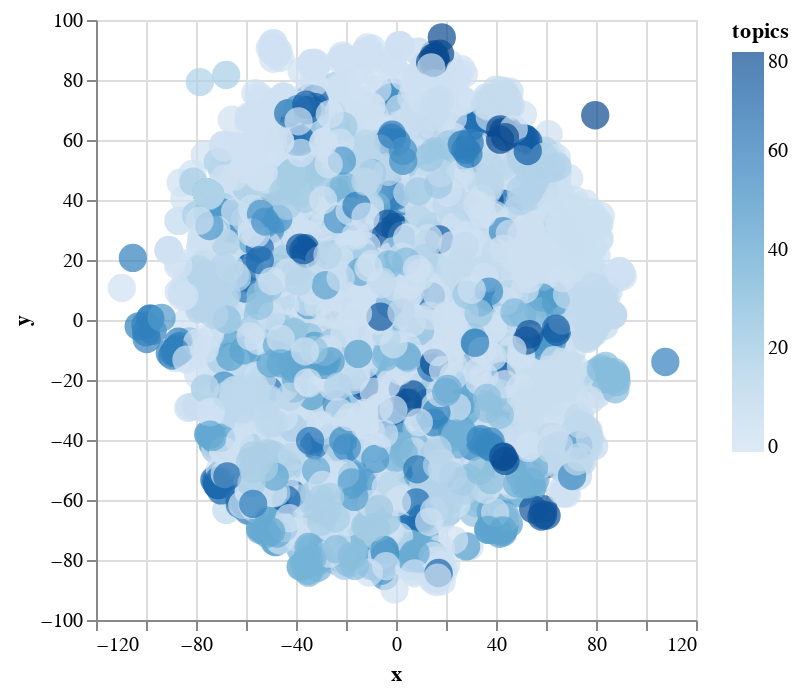

The code cell stored with this chart in its notebook:
### Code cell
sample_data_lda = data_tsne.sample(n=5000)
alt.Chart(sample_data_lda).mark_circle(size=200).encode(x='x', y='y', color='topics', tooltip=['description']).interactive()

### Figure 1 — Vega-Lite specification as saved in the notebook (floating-point values rounded to 4 significant figures; data arrays with more than 128 entries replaced by an {"elided": "..."} marker saying what was removed)
{"config": {"view": {"continuousWidth": 300, "continuousHeight": 300}}, "data": {"name": "data-df2a62596591ea8f5837a886746145c0"}, "mark": {"type": "circle", "size": 200}, "encoding": {"color": {"field": "topics", "type": "quantitative"}, "tooltip": [{"field": "description", "type": "nominal"}], "x": {"field": "x", "type": "quantitative"}, "y": {"field": "y", "type": "quantitative"}}, "params": [{"name": "param_1", "select": {"type": "interval", "encodings": ["x", "y"]}, "bind": "scales"}], "$schema": "https://vega.github.io/schema/vega-lite/v5.20.1.json", "datasets": {"data-df2a62596591ea8f5837a886746145c0": {"elided": "5000 records"}}}
